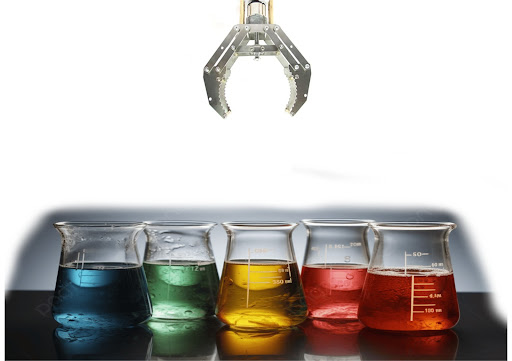
#> input picture AT/robot-controller/imgs/robot.jpg, 512 x 361 px, found by its file name
$ python robot_colors.py
#> lines starting #> are read from the running program, lines starting #| are printed output that depends on the picture; after the words box and inside, x2 and y2 are one past the last pixel; in counts of white or black regions, pixels touching at a corner belong together
### AT/robot-controller/robot_controller.py
import cv2
import numpy as np

def read_image(path_img):
#> called with path_img = '7/imgs/robot.jpg'
    return cv2.imread(path_img)
#> returned value is the input picture: shape (361, 512, 3); mean B, G, R 185.1, 189, 194
#> call 2 of read_image, with path_img = '7/imgs/robot_template.jpg'
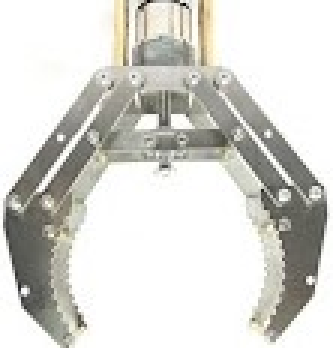
#> input picture AT/robot-controller/imgs/robot_template.jpg, 111 x 116 px, found by its file name (shown 3 times larger)
#> in read_image, returned value is the input picture: shape (116, 111, 3); mean B, G, R 209.9, 214.8, 215.4


def img_to_grayscale(img):
    return cv2.cvtColor(img, cv2.COLOR_BGR2GRAY)
#> returned value: shape (361, 512)

def img_to_hsv(img):
    return cv2.cvtColor(img, cv2.COLOR_BGR2HSV)
#> returned value: shape (361, 512, 3); mean H, S, V 27.7, 37.4, 198.4


def match_robot(img, template):
    resultado =  cv2.matchTemplate(img, template, cv2.TM_CCOEFF_NORMED)
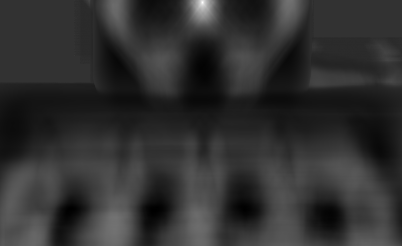
#> resultado: shape (246, 402) float32; min -0.245, max 0.999, mean -0.00649; drawn with min black and max white
    _, _, _, max_loc = cv2.minMaxLoc(resultado)
#> max_loc = (202, 2)

    return resultado, max_loc


def draw_rectangle_match(img, point_top_left, point_bottom_right, color, thickness):
    cv2.rectangle(img, point_top_left, point_bottom_right, color, thickness)

def get_ponto_medio_contornos(img, lower_bound, upper_bound):
    mascara = cv2.inRange(img, lower_bound, upper_bound)
    contornos, _ = cv2.findContours(mascara, cv2.RETR_EXTERNAL, cv2.CHAIN_APPROX_SIMPLE)

    if len(contornos) == 0:
        return (-1, -1)

    x = 0
    y = 0
    for contorno in contornos:
        x += contorno[0][0][0]
        y += contorno[0][0][1]
    x = int(x / len(contornos))
    y = int(y / len(contornos))

    return (x, y)

def img_to_lim(img, thresh, maxval):
    _, imagem_limiarizada = cv2.threshold(img, thresh, maxval, cv2.THRESH_BINARY)
    return imagem_limiarizada

def img_to_rgb(img):
    return cv2.cvtColor(img, cv2.COLOR_BGR2RGB)

### AT/robot-controller/robot_colors.py
# LÓGICA E CONSIDERAÇÕES AO FINAL DO CÓDIGO

import cv2
import numpy as np
import robot_controller as rc
import sys

# variaveis globais
thickness = 5
black = (0, 0, 0)
blue = (255, 127, 50)
green = (0, 255, 0)
yellow = (0, 255, 255)
red = (0, 0, 255)
orange = (0, 146, 255)


# Definir caminhos
path_img = "7/imgs/robot.jpg"
path_template = "7/imgs/robot_template.jpg"

# Ler imagens
img_original = rc.read_image(path_img)
img_template = rc.read_image(path_template)

# ------------- ENCONTRAR BRAÇO -------------
#Converter imagens para cinza
img_original_cinza = rc.img_to_grayscale(img_original)
img_template_cinza = rc.img_to_grayscale(img_template)
img_original_hsv = rc.img_to_hsv(img_original)

# Encontrar match
resultado, max_loc = rc.match_robot(img_original_cinza, img_template_cinza)
#> max_loc = (202, 2)

if not resultado.any():
    print("Template da garra não encontrado.")
    sys.exit()

# Desenhar retangulo na imagem em volta do match
point_top_left = max_loc # ponto superior esquerdo
#> point_top_left = (202, 2)

altura_template = img_template_cinza.shape[0]
#> altura_template = 116
largura_template = img_template_cinza.shape[1]
#> largura_template = 111
bottom_right_x = point_top_left[0] + largura_template
#> bottom_right_x = 313
bottom_right_y = point_top_left[1] + altura_template
#> bottom_right_y = 118
point_bottom_right = (bottom_right_x, bottom_right_y) # ponto inferior direito
#> point_bottom_right = (313, 118)

rc.draw_rectangle_match(img_original, point_top_left, point_bottom_right, black, thickness)


# ------------- ENCONTRAR FRASCO AZUL -------------

# intervalo de cor azul
lower_bound = np.array([40, 35, 20])
upper_bound = np.array([60, 40, 25])

ponto_medio = rc.get_ponto_medio_contornos(img_original, lower_bound, upper_bound)
#> in get_ponto_medio_contornos, `mascara = cv2.inRange(img, lower_bound, upper_bound)`:
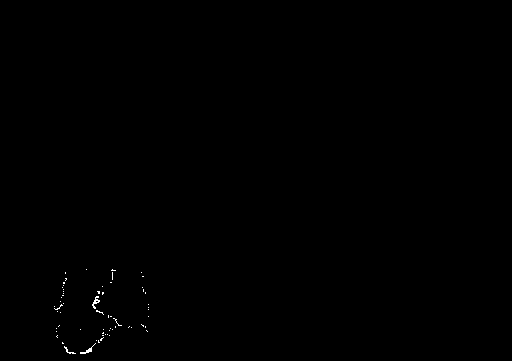
#> mascara: shape (361, 512); 0.14% white in thin lines or dots, all inside (x1, y1, x2, y2) = (54, 269, 149, 354)
#> in get_ponto_medio_contornos, `contornos, _ = cv2.findContours(mascara, cv2.RETR_EXTERNAL, cv2.CHAIN_..`: contornos = 63 contours, 61 with area under 20; largest, box (x1, y1, x2, y2) and area: (92, 296, 100, 309) 26, (80, 343, 96, 354) 20
#> the loop in get_ponto_medio_contornos, `for contorno in contornos:` made 63 passes
#> (contorno, x, y) on passes 3, 4, 5, 7, 8, 9, 10, 11, 12, 13, 14, 15: ([[62, 342], [62, 343], [63, 343]], 221, 1031), ([[98, 340], [98, 342], [99, 342], [98, 341]], 319, 1371), ([[96, 340]], 415, 1711), ([[109, 335]], 627, 2383), ([[102, 335], [103, 335]], 729, 2718), ([[57, 335], [56, 336], [57, 337], [56, 336]], 786, 3053), ([[107, 334]], 893, 3387), ([[105, 334]], 998, 3721), ([[103, 332], [102, 333], [103, 333]], 1101, 4053), ([[56, 331]], 1157, 4384), ([[146, 330], [147, 331]], 1303, 4714), ([[109, 330]], 1412, 5044)
#> (x, y) on passes 1, 2, 6, 27, 33, 38: (64, 346), (159, 689), (518, 2048), (2706, 8959), (3285, 10839), (3844, 12369)
#> after the loop in get_ponto_medio_contornos, `for contorno in contornos:`: x = 6127; y = 19515
#> in get_ponto_medio_contornos, `x = int(x / len(contornos))`: x = 97
#> in get_ponto_medio_contornos, `y = int(y / len(contornos))`: y = 309
#> ponto_medio = (97, 309)
if ponto_medio[0] == -1:
    print("Frasco AZUL não encontrado.")
    sys.exit()

top_left = (ponto_medio[0] - 20, ponto_medio[1] - 20)
#> top_left = (77, 289)
bottom_right = (ponto_medio[0] + 20, ponto_medio[1] + 20)
#> bottom_right = (117, 329)

rc.draw_rectangle_match(img_original, top_left, bottom_right, blue, thickness)
#> in draw_rectangle_match (call 2), `cv2.rectangle(img, point_top_left, point_bottom_right, color, thickness)`: img: shape (361, 512, 3); mean B, G, R 182.2, 185.3, 190


# ------------- ENCONTRAR FRASCO VERDE -------------
# intervalo de cor verde
lower_bound = np.array([50, 50, 50])
upper_bound = np.array([70, 150, 65])

ponto_medio = rc.get_ponto_medio_contornos(img_original, lower_bound, upper_bound)
#> in get_ponto_medio_contornos (call 2), `mascara = cv2.inRange(img, lower_bound, upper_bound)`:
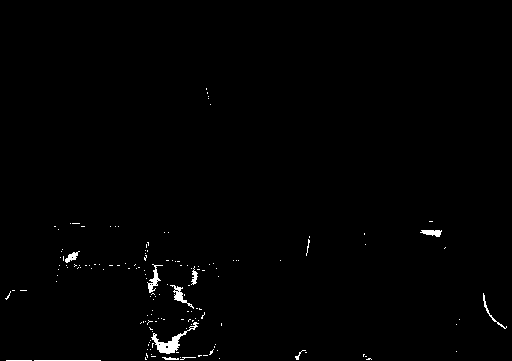
#> mascara: shape (361, 512); 0.81% white; 150 white regions (138 under 20 px)
#> in get_ponto_medio_contornos (call 2), `contornos, _ = cv2.findContours(mascara, cv2.RETR_EXTERNAL, cv2.CHAIN_..`: contornos = 150 contours, 143 with area under 20; largest, box (x1, y1, x2, y2) and area: (151, 322, 199, 354) 300, (170, 285, 194, 309) 104, (147, 264, 163, 293) 100, (420, 230, 442, 237) 78, (65, 251, 80, 263) 62, (483, 293, 507, 329) 41, (191, 266, 198, 285) 40
#> the loop in get_ponto_medio_contornos (call 2), `for contorno in contornos:` made 150 passes
#> (contorno, x, y) on passes 1, 2, 4, 6, 8, 9, 10, 11, 13, 14, 16: ([[34, 360], [100, 360]], 34, 360), ([[6, 360], [31, 360]], 40, 720), ([[219, 358]], 627, 1436), ([[180, 357]], 989, 2150), ([[145, 357], [145, 359], [146, 359], [145, 358]], 1296, 2864), ([[365, 356], [366, 356]], 1661, 3220), ([[151, 356], [155, 356]], 1812, 3576), ([[203, 355], [207, 355]], 2015, 3931), ([[363, 354], [363, 356], [363, 355], [364, 354]], 2576, 4640), ([[151, 354]], 2727, 4994), ([[305, 352], [306, 352]], 3178, 5699)
#> (x, y) on passes 3, 5, 7, 12, 15, 19: (408, 1078), (809, 1793), (1151, 2507), (2213, 4286), (2873, 5347), (4112, 6752)
#> after the loop in get_ponto_medio_contornos (call 2), `for contorno in contornos:`: x = 25955; y = 42644
#> in get_ponto_medio_contornos (call 2), `x = int(x / len(contornos))`: x = 173
#> in get_ponto_medio_contornos (call 2), `y = int(y / len(contornos))`: y = 284
#> ponto_medio = (173, 284)
if ponto_medio[0] == -1:
    print("Frasco VERDE não encontrado.")
    sys.exit()

top_left = (ponto_medio[0] - 20, ponto_medio[1] - 20)
#> top_left = (153, 264)
bottom_right = (ponto_medio[0] + 20, ponto_medio[1] + 20)
#> bottom_right = (193, 304)

rc.draw_rectangle_match(img_original, top_left, bottom_right, green, thickness)
#> call 3 of draw_rectangle_match, with point_top_left = (153, 264), point_bottom_right = (193, 304), color = (0, 255, 0), thickness = 5
#> in draw_rectangle_match (call 3), `cv2.rectangle(img, point_top_left, point_bottom_right, color, thickness)`:
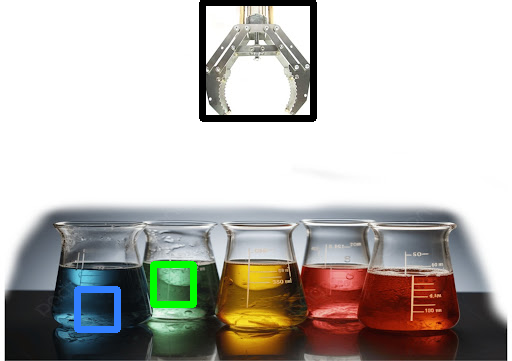
#> img: shape (361, 512, 3); mean B, G, R 181.6, 186.2, 189.5


# ------------- ENCONTRAR FRASCO AMARELO -------------
# intervalo de cor amarela
lower_bound = np.array([15, 195, 230])
upper_bound = np.array([19, 199, 234])

ponto_medio = rc.get_ponto_medio_contornos(img_original, lower_bound, upper_bound)
#> in get_ponto_medio_contornos (call 3), `mascara = cv2.inRange(img, lower_bound, upper_bound)`:
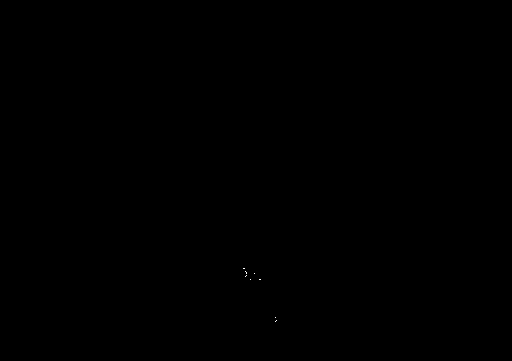
#> mascara: shape (361, 512); 0.01% white in thin lines or dots, all inside (x1, y1, x2, y2) = (243, 268, 277, 322)
#> in get_ponto_medio_contornos (call 3), `contornos, _ = cv2.findContours(mascara, cv2.RETR_EXTERNAL, cv2.CHAIN_..`: contornos = 8 contours, all with area under 20
#> the loop in get_ponto_medio_contornos (call 3), `for contorno in contornos:` made 8 passes
#> (contorno, x, y) on passes 1 to 8: ([[276, 320], [275, 321]], 276, 320), ([[275, 317]], 551, 637), ([[259, 279], [260, 279]], 810, 916), ([[250, 279]], 1060, 1195), ([[246, 275], [245, 276]], 1306, 1470), ([[254, 273]], 1560, 1743), ([[245, 271], [246, 272], [246, 273], [246, 272]], 1805, 2014), ([[243, 268], [244, 268]], 2048, 2282)
#> after the loop in get_ponto_medio_contornos (call 3), `for contorno in contornos:`: x = 2048; y = 2282
#> in get_ponto_medio_contornos (call 3), `x = int(x / len(contornos))`: x = 256
#> in get_ponto_medio_contornos (call 3), `y = int(y / len(contornos))`: y = 285
#> ponto_medio = (256, 285)
if ponto_medio[0] == -1:
    print("Frasco AMARELO não encontrado.")
    sys.exit()

top_left = (ponto_medio[0] - 20, ponto_medio[1] - 20)
#> top_left = (236, 265)
bottom_right = (ponto_medio[0] + 20, ponto_medio[1] + 20)
#> bottom_right = (276, 305)

rc.draw_rectangle_match(img_original, top_left, bottom_right, yellow, thickness)


# ------------- ENCONTRAR FRASCO VERMELHO -------------
# intervalo de cor vermelha
lower_bound = np.array([125, 125, 235])
upper_bound = np.array([135, 135, 245])

ponto_medio = rc.get_ponto_medio_contornos(img_original, lower_bound, upper_bound)
#> in get_ponto_medio_contornos (call 4), `mascara = cv2.inRange(img, lower_bound, upper_bound)`: mascara: shape (361, 512); 0.02% white in thin lines or dots, all inside (x1, y1, x2, y2) = (319, 270, 351, 315)
#> in get_ponto_medio_contornos (call 4), `contornos, _ = cv2.findContours(mascara, cv2.RETR_EXTERNAL, cv2.CHAIN_..`: contornos = 13 contours, all with area under 20
#> ponto_medio = (337, 281)
if ponto_medio[0] == -1:
    print("Frasco VERMELHO não encontrado.")
    sys.exit()

top_left = (ponto_medio[0] - 20, ponto_medio[1] - 20)
#> top_left = (317, 261)
bottom_right = (ponto_medio[0] + 20, ponto_medio[1] + 20)
#> bottom_right = (357, 301)

rc.draw_rectangle_match(img_original, top_left, bottom_right, red, thickness)


# ------------- ENCONTRAR FRASCO LARANJA -------------
# intervalo de cor laranja
lower_bound = np.array([0, 0, 85])
upper_bound = np.array([1, 1, 89])

ponto_medio = rc.get_ponto_medio_contornos(img_original, lower_bound, upper_bound)
#> in get_ponto_medio_contornos (call 5), `mascara = cv2.inRange(img, lower_bound, upper_bound)`: mascara: shape (361, 512); 0% white in thin lines or dots, all inside (x1, y1, x2, y2) = (308, 268, 434, 308)
#> in get_ponto_medio_contornos (call 5), `contornos, _ = cv2.findContours(mascara, cv2.RETR_EXTERNAL, cv2.CHAIN_..`: contornos = 8 contours, all with area under 20
#> ponto_medio = (404, 284)
if ponto_medio[0] == -1:
    print("Frasco LARANJA não encontrado.")
    sys.exit()

top_left = (ponto_medio[0] - 20, ponto_medio[1] - 20)
#> top_left = (384, 264)
bottom_right = (ponto_medio[0] + 20, ponto_medio[1] + 20)
#> bottom_right = (424, 304)

rc.draw_rectangle_match(img_original, top_left, bottom_right, orange, thickness)
#> in draw_rectangle_match (call 6), `cv2.rectangle(img, point_top_left, point_bottom_right, color, thickness)`:
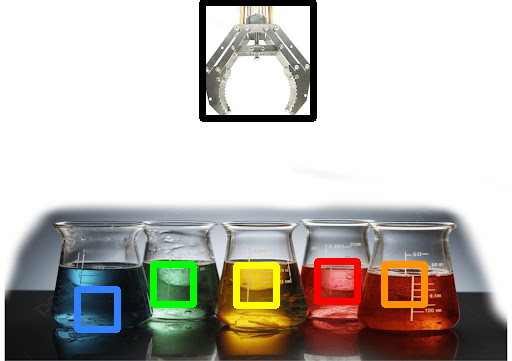
#> img: shape (361, 512, 3); mean B, G, R 180.6, 186.8, 191.3


# Mostrar os resultados
cv2.namedWindow('Detec', cv2.WINDOW_NORMAL)
cv2.imshow('Detec', img_original)
cv2.waitKey(0)
cv2.destroyAllWindows()


# LÓGICA
# 1. Cada frasco é identificado pela cor do seu retângulo definido no início do código.
# 2. Inicialmente a garra está aberta.
# 3. O usuário digita o comando (cor do frasco) e a garra passa a se movimentar.
# 4. A garra percorre o eixo x até que sua posição X' seja a mesma posição X do ponto médio do retângulo em questão (aqui, consideramos que os pontos médios estão mais ou menos à meia largura de cada frasco, então podemos considerar a posição X' para a garra como sendo a própria posição X do ponto médio de cada frasco).
# 5. Ao atingir a posição X, a garra começa a descer, variando sua posição Y'. A garra deve se posicionar levemente acima do ponto médio do retângulo para ser capaz de agarrar o frasco pelo seu gargalo. Para isso, basta aplicar uma translação do tipo Y' = Y - X, onde Y' é a posição y que a garra deve se posicionar, Y é a posição y do ponto médio do retângulo e X é a translação padrão. Para um valor padrão da translação devemos calcular a proporcionalidade entre a altura do líquido e a altura do gargalo.
# 6. A garra se mantém aberta até desde o momento em que o usuário digita o comando até o momento em que atinge a posição (X', Y') final.
# 7. Ao atingir a posição final, a garra se fecha e se mantém fechada, voltando à sua posição inicial.


# CONSIDERAÇÕES
# 1. Para garantir a posição correta da garra, um sistema do tipo eye-to-hand deverá ser implementado em conjunto com a funcionalidade match template. Dessa forma, como um sistema de malha fechada, o sistema pode realizar correções até que a posição da garra esteja esteja ideal.
# 2. Técnicas de pré-processamento "básicas" foram implementadas para a tentativa de se contornar perfeitamente o frasco de cada cor, porém elas não foram suficientes para conseguir um contorno único que não retornassem falsos positivos de outras cores (ex: contorno azul também contornando o frasco verde). Técnicas utilizadas incluem limiarização, HSV e alterações na luminosidade/brilho da imagem. No fim, utilizei um intervalo de cores que me garantia que a grande maioria dos pontos encontrados fizessem parte APENAS do frasco em questão. Isso me garantiria que o ponto médio dos pontos estaria dentro do frasco. Uma outra técnica poderia ser utilizar um intervalo de cores mais "geral" em conjunto com uma média ponderada para dar mais peso a vizinhos mais próximos (pontos acumulados em um frasco teriam mais peso que pontos espaçados em outros frascos).
